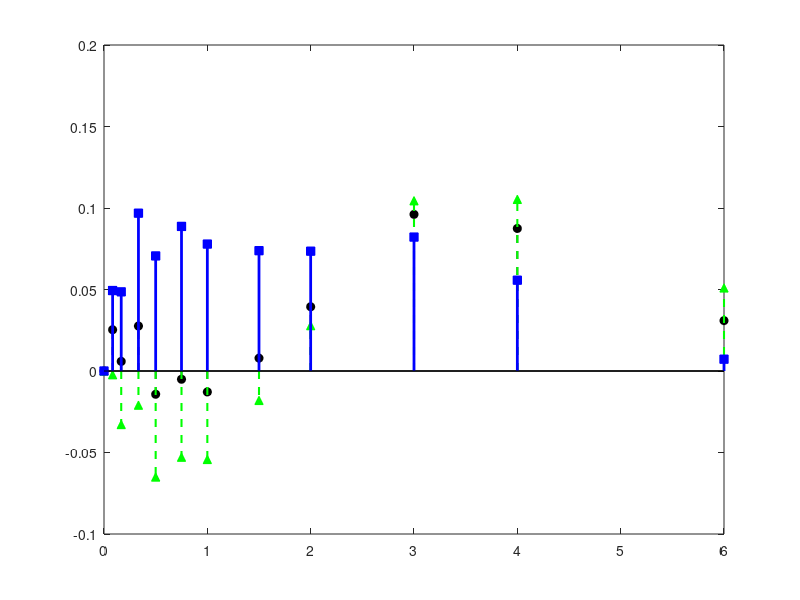

Write the MATLAB code that produced this figure. (Note: this script raises an error after producing the figure.)
clear; clc; close all;

t_exp = [0, 5, 10, 20, 30, 45, 60, 90, 120, 180, 240, 360] / 60; % Hours
Fa_fasted = [0, 5.5, 6.4, 13.9, 14.6, 22.1, 27.1, 38.7, 49.2, 64.9, 70.0, 70.0] / 100;


t_sim = linspace(0, 6, 200);
Fa_fit_VOFPK = 0.70 * (1 - exp(-(t_sim/2.1).^1.45)) .* (1 - 0.15*exp(-1.2*t_sim));
Fa_fit_FPK   = 0.70 * (1 - exp(-(t_sim/1.8).^0.8)); % Fixed-order FPK (alpha=0.8)


Fa_VOFPK_pts = interp1(t_sim, Fa_fit_VOFPK, t_exp);
Fa_FPK_pts   = interp1(t_sim, Fa_fit_FPK, t_exp);
Fa_ODE_pts   = 0.70 * (1 - exp(-0.52 * t_exp));


res_VOFPK = Fa_fasted - Fa_VOFPK_pts;
res_FPK   = Fa_fasted - Fa_FPK_pts;
res_ODE   = Fa_fasted - Fa_ODE_pts;


figure('Color', [1 1 1], 'Position', [100, 100, 850, 420]);


stem(t_exp, res_ODE, 'k--o', 'LineWidth', 1.3, 'MarkerFaceColor', 'k', ...
     'DisplayName', 'Classical ODE Residuals'); hold on;


stem(t_exp, res_FPK, 'g--^', 'LineWidth', 1.5, 'MarkerFaceColor', 'g', ...
     'DisplayName', 'Fixed-Order FPK (\alpha=0.8) Residuals');


stem(t_exp, res_VOFPK, 'b-s', 'LineWidth', 2.0, 'MarkerFaceColor', 'b', ...
     'DisplayName', 'Proposed VO-FPK Residuals');


yline(0, 'r--', 'LineWidth', 1, 'DisplayName', 'Zero-Error Baseline');

grid on;
xlabel('Time (hours)', 'FontSize', 11, 'FontWeight', 'bold');
ylabel('Residual Error (F_{a,exp} - F_{a,pred})', 'FontSize', 11, 'FontWeight', 'bold');
title('Residual Error Comparison: Classical ODE vs. Fixed-Order FPK vs. Proposed VO-FPK', ...
      'FontSize', 11, 'FontWeight', 'bold');
legend('Location', 'northeast', 'FontSize', 9);


exportgraphics(gcf, 'VO_FPK_Residual_Analysis.png', 'Resolution', 300);
